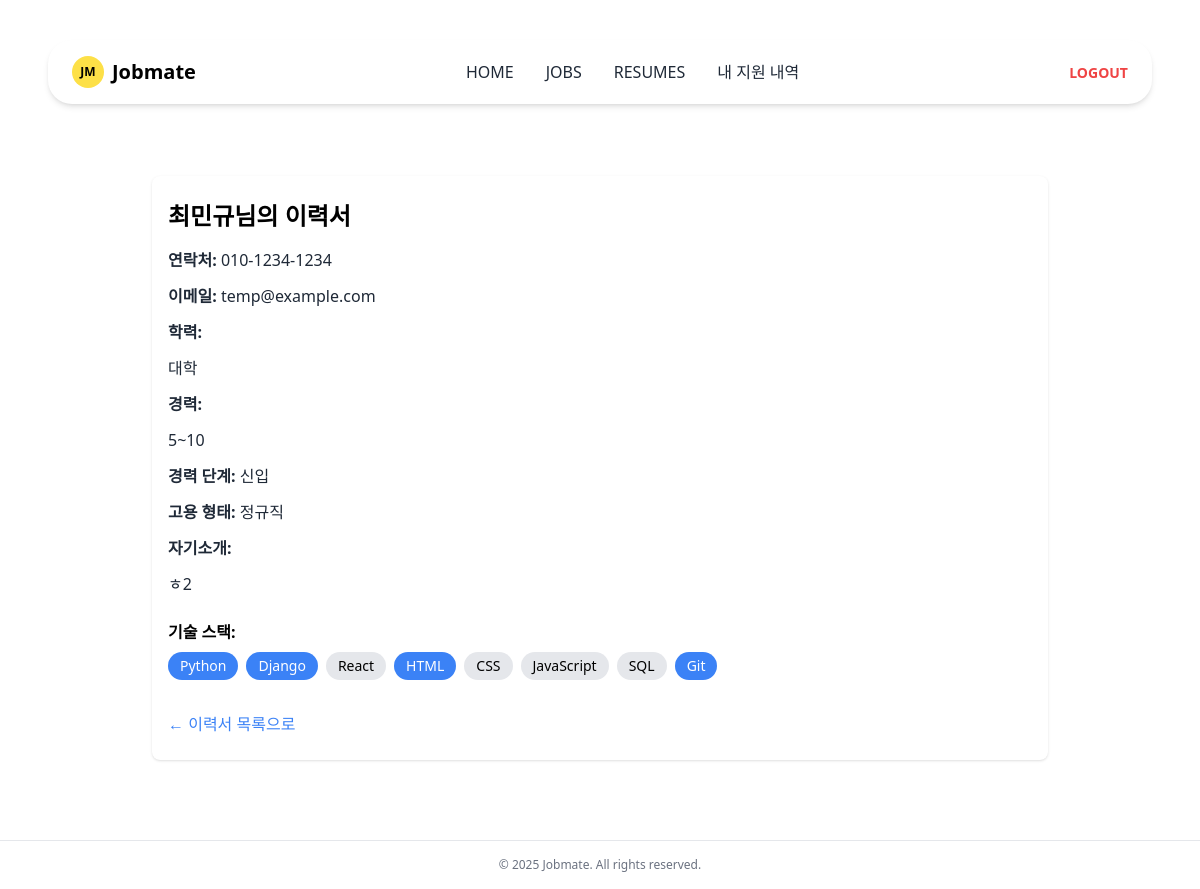
Screenshot of /resumes/2/ (signed in) with the database file from the repository.
### resumes/models.py (models this page shows, shortened)
class Resume(models.Model):
    user = models.ForeignKey(settings.AUTH_USER_MODEL, on_delete=models.CASCADE)  # ✅ 작성자
    name = models.CharField(max_length=100, default='이름없음')                    # ✅ 공백 불가
    phone = models.CharField(max_length=20, default='010-0000-0000')              # ✅ 공백 불가
    email = models.EmailField(default='temp@example.com')                         # ✅ 공백 불가
    education = models.TextField(blank=True)   # ⭕ 선택 가능
    show_education = models.BooleanField(default=True)  # ✅ 학력 공개 여부
    experience = models.TextField(blank=True)  # ⭕ 선택 가능
    CAREER_CHOICES = [
        ('신입', '신입'),
        ('1-2년차', '1-2년차'),
        ('3-5년차', '3-5년차'),
        ('5-10년차', '5-10년차'),
        ('10년 이상', '10년 이상'),
    ]
    career_level = models.CharField(max_length=20, choices=CAREER_CHOICES, default='신입')  # ✅ 경력 그레이드
    preferred_location = models.CharField(max_length=50, blank=True)  # ✅ 희망 근무지역
    EMPLOYMENT_CHOICES = [
        ('정규직', '정규직'),
        ('계약직', '계약직'),
        ('프리랜서', '프리랜서'),
        ('인턴', '인턴'),
        ('기타', '기타'),
    ]
    employment_type = models.CharField(max_length=20, choices=EMPLOYMENT_CHOICES, default='정규직')  # ✅ 근무 형태
    skills = models.CharField(
        max_length=200,
        blank=True,
        help_text='쉼표로 구분하여 입력 (예: Python, Django, HTML)'
    )
    skills_detail = models.TextField(blank=True)  # ✅ 기술 상세 설명
    bio = models.TextField(blank=True)            # ⭕ 선택 가능 (자기소개)
    portfolio = models.FileField(
        upload_to='resumes/portfolios/',
        blank=True,
        null=True
    )  # ✅ 첨부파일
    portfolio_link = models.URLField(blank=True, null=True)  # ✅ 외부 포트폴리오 링크
    created_at = models.DateTimeField(auto_now_add=True)  # 생성일 자동 저장

### resumes/views.py (the view)
# urls.py: path('<int:pk>/', views.resume_detail, name='resume_detail'),  # 상세보기
@login_required
@user_passes_test(is_user)
def resume_detail(request, pk):
    resume = get_object_or_404(Resume, pk=pk)
    return render(request, 'resumes/resume_detail.html', {'resume': resume})

### accounts/templatetags/split_filters.py (called while the page is built)
@register.filter
def split(value, delimiter=','):
    return value.split(delimiter)

### resumes/views.py (called while the page is built)
def is_user(user):
    return user.is_authenticated and not user.is_company

### resumes/templates/resumes/resume_detail.html (shortened to what this page needs)
{% extends "base.html" %}
{% load split_filters %}
{% block content %}
<div class="max-w-4xl mx-auto mt-10 px-4 bg-white p-6 rounded-lg shadow">
  <h1 class="text-2xl font-bold mb-4">{{ resume.name }}님의 이력서</h1>
  <div class="space-y-3 text-gray-800 text-base">
    <p><strong>연락처:</strong> {{ resume.phone }}</p>
    <p><strong>이메일:</strong> {{ resume.email }}</p>
    {% if resume.show_education and resume.education %}
      <p><strong>학력:</strong><br>{{ resume.education|linebreaks }}</p>
    {% endif %}
    {% if resume.experience %}
      <p><strong>경력:</strong><br>{{ resume.experience|linebreaks }}</p>
    {% endif %}
    {% if resume.career_level %}
      <p><strong>경력 단계:</strong> {{ resume.career_level }}</p>
    {% endif %}
    {% if resume.employment_type %}
      <p><strong>고용 형태:</strong> {{ resume.employment_type }}</p>
    {% endif %}
    {% if resume.bio %}
      <p><strong>자기소개:</strong><br>{{ resume.bio|linebreaks }}</p>
    {% endif %}
  </div>
  <div class="mt-6">
    <strong>기술 스택:</strong>
    {% with resume.skills|split:"," as selected_skills %}
      {% with "Python,Django,React,HTML,CSS,JavaScript,SQL,Git"|split:"," as all_skills %}
        <div class="flex flex-wrap gap-2 mt-2">
          {% for skill in all_skills %}
            {% if skill in selected_skills %}
              <span class="px-3 py-1 rounded-full bg-blue-500 text-white text-sm">{{ skill }}</span>
            {% else %}
              <span class="px-3 py-1 rounded-full bg-gray-200 text-sm">{{ skill }}</span>
            {% endif %}
          {% endfor %}
        </div>
      {% endwith %}
    {% endwith %}
  </div>
  <a href="{% url 'resumes:resume_list' %}" class="inline-block mt-8 text-blue-500 hover:underline">← 이력서 목록으로</a>
</div>
{% endblock %}

### rows the page displays
Resume: name "최민규", phone "010-1234-1234", email "temp@example.com", education "대학", experience "5~10", career_level "신입", employment_type "정규직", bio "ㅎ2"

### other values shown
{{ skill }} "Python" "Django" "HTML" "Git"
{{ skill }} "React" "CSS" "JavaScript" "SQL"
